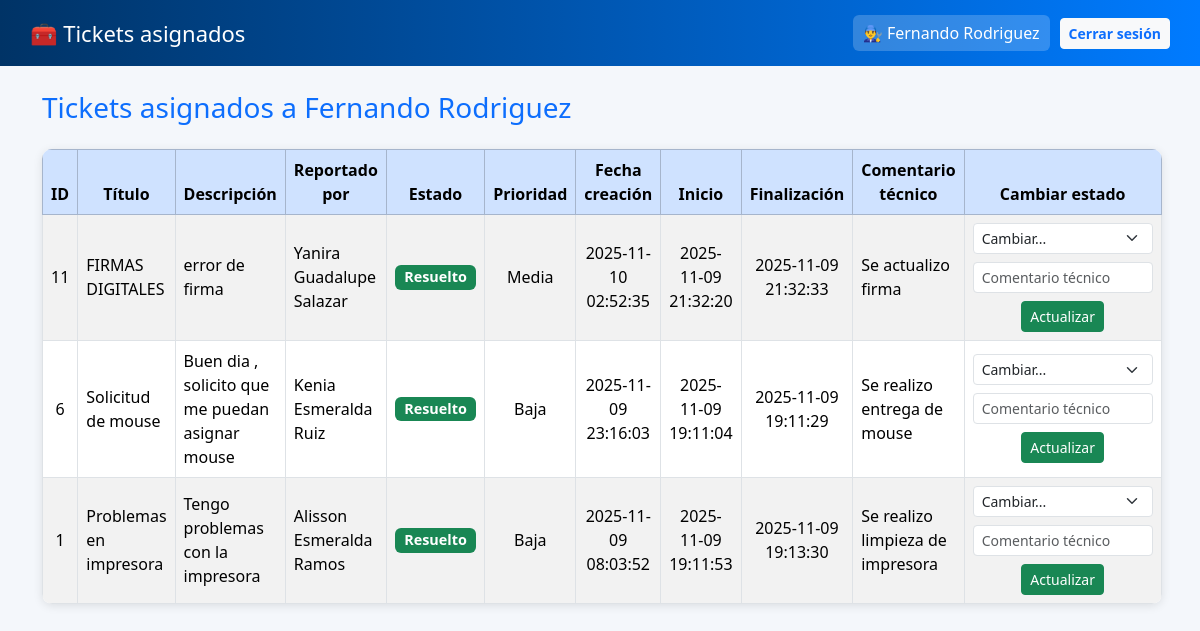
Screenshot of /tickets/tecnico (signed in) with the database file from the repository.
### tables this page shows
CREATE TABLE tickets (
            id INTEGER PRIMARY KEY AUTOINCREMENT,
            titulo TEXT NOT NULL,
            descripcion TEXT NOT NULL,
            prioridad TEXT NOT NULL,
            estado TEXT DEFAULT 'Abierto',
            asignado_a TEXT,
            usuario_id INTEGER,
            fecha TIMESTAMP DEFAULT CURRENT_TIMESTAMP, archivo TEXT, fecha_cierre TEXT, fecha_inicio TEXT, fecha_finalizacion TEXT, descripcion_tecnico TEXT,
            FOREIGN KEY (usuario_id) REFERENCES usuarios(id)
        );

CREATE TABLE usuarios (
            id INTEGER PRIMARY KEY AUTOINCREMENT,
            nombre TEXT NOT NULL,
            correo TEXT NOT NULL UNIQUE,
            contrasena TEXT NOT NULL
        , rol TEXT);

### tickets_modulo.py (the view)
@tickets_bp.route("/tickets/tecnico")
def tickets_tecnico():
    if "usuario_id" not in session or session.get("rol") != "tecnico":
        return redirect(url_for("auth.login"))
    conn = get_db()
    cur = conn.cursor()
    cur.execute("""
        SELECT
            t.id,
            t.titulo,
            t.descripcion,
            t.estado,
            t.prioridad,
            t.asignado_a,
            t.fecha,
            t.archivo,
            t.fecha_inicio,
            t.fecha_finalizacion,
            t.descripcion_tecnico,
            u.nombre AS reportado_por
        FROM tickets t
        LEFT JOIN usuarios u ON t.usuario_id = u.id
        WHERE t.asignado_a = ?
        ORDER BY t.fecha DESC
    """, (session["nombre"],))
    tickets = cur.fetchall()
    conn.close()
    return render_template("tickets_tecnico.html", tickets=tickets)

### db.py (called while the page is built)
def get_db():
    conn = sqlite3.connect(DATABASE)
    conn.row_factory = sqlite3.Row
    return conn

### templates/tickets_tecnico.html (shortened to what this page needs)
<!DOCTYPE html>
<html lang="es">
<head>
    <link rel="stylesheet" href="https://cdn.jsdelivr.net/npm/bootstrap@5.3.2/dist/css/bootstrap.min.css">
</head>
<body>
    <header>
        <h1>🧰 Tickets asignados</h1>
        <div class="usuario">
            <span>👨‍🔧 {{ session['nombre'] }}</span>
            <a href="{{ url_for('auth.logout') }}" class="btn btn-light btn-sm text-primary fw-bold">Cerrar sesión</a>
        </div>
    </header>
    <main class="container">
        <h3 class="mb-4 text-primary">Tickets asignados a {{ session['nombre'] }}</h3>
        <table class="table table-bordered table-striped align-middle">
            <thead class="table-primary text-center">
                <tr>
                    <th>ID</th>
                    <th>Título</th>
                    <th>Descripción</th>
                    <th>Reportado por</th>
                    <th>Estado</th>
                    <th>Prioridad</th>
                    <th>Fecha creación</th>
                    <th>Inicio</th>
                    <th>Finalización</th>
                    <th>Comentario técnico</th>
                    <th>Cambiar estado</th>
                </tr>
            </thead>
            <tbody>
                {% if tickets %}
                    {% for t in tickets %}
                    <tr>
                        <td class="text-center">{{ t.id }}</td>
                        <td>{{ t.titulo }}</td>
                        <td>{{ t.descripcion }}</td>
                        <td>{{ t.reportado_por or 'Desconocido' }}</td>
                        <td class="text-center">
                            <span class="badge
                                {% if t.estado == 'Abierto' %}bg-secondary
                                {% elif t.estado == 'En proceso' %}bg-warning text-dark
                                {% elif t.estado == 'Resuelto' %}bg-success
                                {% elif t.estado == 'Cerrado por ausencia' %}bg-info
                                {% elif t.estado == 'Cancelado' %}bg-danger
                                {% else %}bg-light text-dark{% endif %}">
                                {{ t.estado }}
                            </span>
                        </td>
                        <td class="text-center">{{ t.prioridad }}</td>
                        <td class="text-center">{{ t.fecha or '—' }}</td>
                        <td class="text-center">{{ t.fecha_inicio or '—' }}</td>
                        <td class="text-center">{{ t.fecha_finalizacion or '—' }}</td>
                        <td>{{ t.descripcion_tecnico or 'Sin comentarios' }}</td>
                        <td class="text-center">
                            <form action="{{ url_for('tickets_bp.actualizar_estado', id=t.id) }}" method="POST" class="d-flex flex-column align-items-center">
                                <select name="estado" class="form-select form-select-sm mb-2" required>
                                    <option selected disabled>Cambiar...</option>
                                </select>
                                <input type="text" name="comentario" placeholder="Comentario técnico" class="form-control form-control-sm comentario mb-2">
                                <button type="submit" class="btn btn-sm btn-success">Actualizar</button>
                            </form>
                        </td>
                    </tr>
                    {% endfor %}
                {% else %}
                    <tr><td colspan="11" class="text-center">No tienes tickets asignados.</td></tr>
                {% endif %}
            </tbody>
        </table>
    </main>
</body>
</html>

### templates/tickets_tecnico.html (style rules this page uses)
body { background: #f4f7fb; font-family: 'Segoe UI', sans-serif; }
header { background: linear-gradient(90deg, #003366, #007bff); color: white; padding: 15px 30px; display: flex; justify-content: space-between; align-items: center; }
header h1 { font-size: 22px; margin: 0; }
.usuario { display: flex; align-items: center; gap: 10px; }
.usuario span { background: rgba(255, 255, 255, 0.2); padding: 6px 10px; border-radius: 6px; }
main { padding: 25px; }
table { background: white; border-radius: 10px; overflow: hidden; box-shadow: 0 2px 10px rgba(0,0,0,0.1); }
th { background: #003366; color: white; text-align: center; }
td { vertical-align: middle; }
.badge { font-size: 0.9em; }
.comentario { width: 180px; }

### rows the page displays
tickets: id "11", titulo "FIRMAS DIGITALES", descripcion "error de firma", nombre "Yanira Guadalupe Salazar", estado "Resuelto", prioridad "Media", fecha "2025-11-10 02:52:35", fecha_inicio "2025-11-09 21:32:20", fecha_finalizacion "2025-11-09 21:32:33", descripcion_tecnico "Se actualizo firma"
tickets: id "6", titulo "Solicitud de mouse", descripcion "Buen dia , solicito que me puedan asignar mouse", nombre "Kenia Esmeralda Ruiz", estado "Resuelto", prioridad "Baja", fecha "2025-11-09 23:16:03", fecha_inicio "2025-11-09 19:11:04", fecha_finalizacion "2025-11-09 19:11:29", descripcion_tecnico "Se realizo entrega de mouse"
tickets: id "1", titulo "Problemas en impresora", descripcion "Tengo problemas con la impresora", nombre "Alisson Esmeralda Ramos", estado "Resuelto", prioridad "Baja", fecha "2025-11-09 08:03:52", fecha_inicio "2025-11-09 19:11:53", fecha_finalizacion "2025-11-09 19:13:30", descripcion_tecnico "Se realizo limpieza de impresora"

### other values shown
{{ session['nombre'] }} "Fernando Rodriguez"
